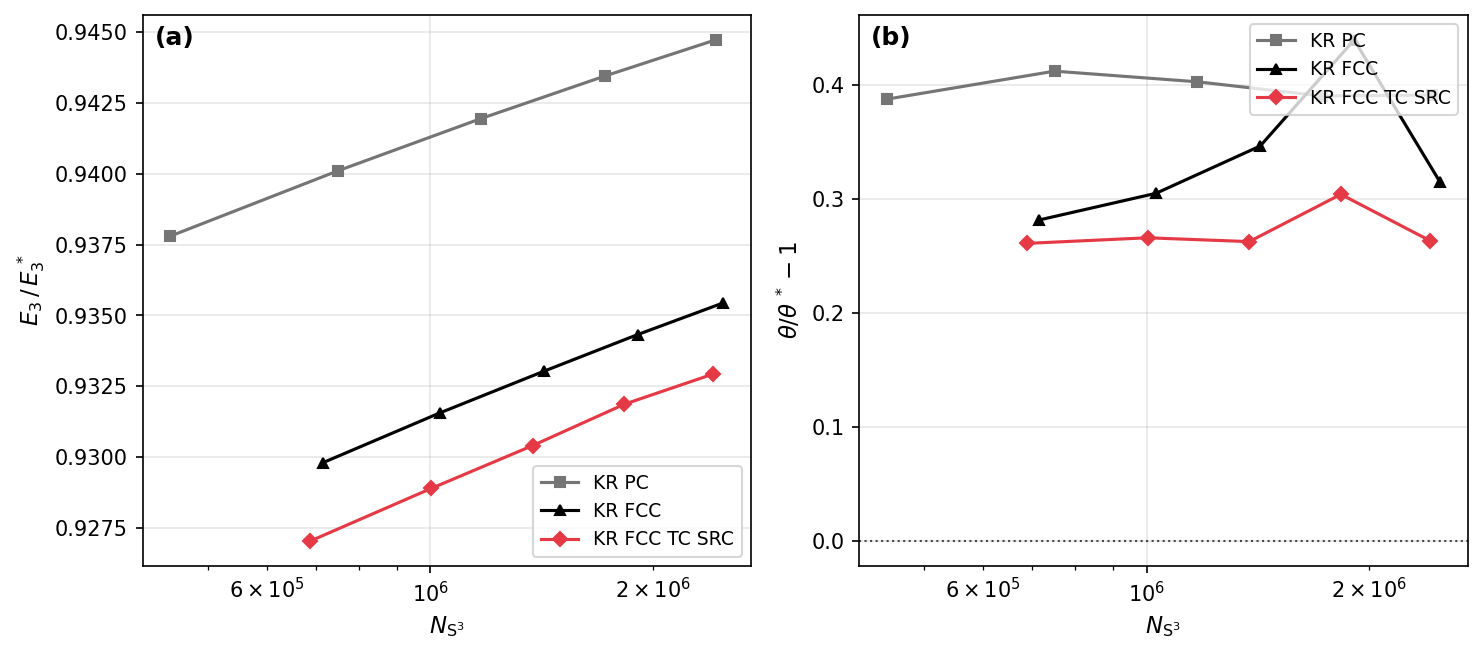

The script that saved this image:
#!/usr/bin/env python3
"""
test_O_FCC.py — Compare rejection, KR PC, KR FCC, and KR FCC TC SRC grids for Laue O.

For several grid sizes, computes:
  - E3 ratio (E3/E3*)
  - Covering radius excess (theta/theta* - 1)

Plots:
  1) N_S^3 vs E3 ratio
  2) N_S^3 vs theta/theta* - 1

Each method samples a different N_fz (and thus N_S^3 = 2*CARD*N_fz).
"""

from __future__ import annotations

import math
import sys

import numpy as np
import torch

try:
    import matplotlib

    matplotlib.rcParams["pdf.fonttype"] = 42
    matplotlib.rcParams["ps.fonttype"] = 42
    import matplotlib.pyplot as plt
except ImportError:
    sys.exit("Matplotlib required. pip install matplotlib")

from grid_FZ import cu_kr_grid, cu_rej_grid, kr_sample_laue
from covering_radius import covering_radius, covering_radius_star_deg
from riesz_energy import riesz_energies_fused, optimal_constants_S3
from thomson_relax_new import ensure_unit
from orientation_ops import cu2qu, qu_std

# New KR FCC TC SRC mapping (FCC over truncated cube)
from mappings.ho2hoFZ_O_FCC import kr_grid_O_FCC

# ═══════════════════════════════════════════════════════════════════════════
# Config
# ═══════════════════════════════════════════════════════════════════════════

LAUE_ID = 11  # Cubic High O
CARD = 24
CU_MAX = 0.5 * math.pi ** (2.0 / 3.0)
DEVICE = torch.device("cuda" if torch.cuda.is_available() else "cpu")

# Grid size ranges (sweep parameters)
SEMI_REJ_RANGE = list(range(4, 18))  # rejection semi-edge
CU_XY_RANGE = list(range(10, 20, 2))  # KR PC cu_xy (cu_z = cu_xy for O)
H_FCC_RANGE = list(range(15, 25, 2))  # KR FCC and KR FCC TC SRC h


def rhat_star(name: str, cu_xy: int) -> float:
    if name in ("O", "T", "I"):
        return 1.0
    lx = math.log(max(cu_xy, 1))
    return 0.664528 - 0.185023 * lx + 0.026121 * lx * lx


def _kr_grid_n(cu_xy: int, cu_z: int) -> int:
    return (2 * cu_xy + 1) ** 2 * (2 * cu_z + 1)


def _fcc_grid_n(h: int) -> int:
    return ((2 * h + 1) ** 3 + 1) // 2


@torch.no_grad()
def _cubochoric_fcc_grid(h: int, device: torch.device) -> torch.Tensor:
    """FCC lattice in cubochoric cube."""
    u = torch.linspace(-CU_MAX, CU_MAX, 2 * h + 2, device=device, dtype=torch.float64)
    u = u[:-1]
    u = u + 0.5 * (u[1] - u[0])
    x, y, z = torch.meshgrid(u, u, u, indexing="ij")
    idx = torch.arange(-h, h + 1, device=device)
    i, j, k = torch.meshgrid(idx, idx, idx, indexing="ij")
    mask = ((i + j + k) % 2) == 0
    return torch.stack([x[mask], y[mask], z[mask]], dim=-1)


@torch.no_grad()
def _kr_fcc_grid(h: int, laue_id: int, dev: torch.device) -> torch.Tensor:
    cu = _cubochoric_fcc_grid(h, dev)
    qu = ensure_unit(qu_std(cu2qu(cu)))
    q_fz = kr_sample_laue(qu, laue_id)
    return ensure_unit(qu_std(q_fz))


def n_s3_from_n_fz(n_fz: int) -> int:
    return 2 * CARD * n_fz


def compute_metrics(q: torch.Tensor, laue_id: int, n_fz: int) -> dict:
    """Compute E3 ratio and covering radius excess."""
    n_eff = n_s3_from_n_fz(n_fz)
    E1, E2, E3 = riesz_energies_fused(q, laue_id)
    _, _, E3o = optimal_constants_S3(n_eff)
    e3_ratio = E3 / E3o if E3o else float("nan")

    elc = min(20, max(5, n_fz // 500))
    theta_rad = covering_radius(
        q,
        laue_id,
        edge_length_check=elc,
        grid_eps_factor=2.0,
        qhull_options="QJ",
    )
    theta_deg = float(theta_rad) * 180.0 / math.pi
    theta_star_deg = covering_radius_star_deg(n_eff)
    cr_excess = (
        (theta_deg / theta_star_deg - 1.0) if theta_star_deg > 0 else float("nan")
    )

    return {
        "n_fz": n_fz,
        "n_s3": n_eff,
        "e3_ratio": e3_ratio,
        "theta_deg": theta_deg,
        "theta_star_deg": theta_star_deg,
        "cr_excess": cr_excess,
    }


def collect_rejection(dev: torch.device) -> list[dict]:
    results = []
    for semi in SEMI_REJ_RANGE:
        q = cu_rej_grid(semi, LAUE_ID, dev)
        n_fz = int(q.shape[0])
        if n_fz < 50:
            continue
        m = compute_metrics(q, LAUE_ID, n_fz)
        m["param"] = semi
        results.append(m)
    return results


def collect_kr_pc(dev: torch.device) -> list[dict]:
    results = []
    for cu_xy in CU_XY_RANGE:
        cu_z = max(1, round(rhat_star("O", cu_xy) * cu_xy))
        q = cu_kr_grid(cu_xy, LAUE_ID, dev, z_semi_edge_length=cu_z)
        n_fz = int(q.shape[0])
        if n_fz < 50:
            continue
        m = compute_metrics(q, LAUE_ID, n_fz)
        m["param"] = (cu_xy, cu_z)
        results.append(m)
    return results


def collect_kr_fcc(dev: torch.device) -> list[dict]:
    results = []
    for h in H_FCC_RANGE:
        q = _kr_fcc_grid(h, LAUE_ID, dev)
        n_fz = int(q.shape[0])
        if n_fz < 50:
            continue
        m = compute_metrics(q, LAUE_ID, n_fz)
        m["param"] = h
        results.append(m)
    return results


def collect_kr_fcc_tc_src(dev: torch.device) -> list[dict]:
    """KR FCC TC SRC: FCC grid over truncated cube as src domain."""
    results = []
    for h in H_FCC_RANGE:
        q = kr_grid_O_FCC(h=h, device=dev, return_type="qu", check_fz=False)
        n_fz = int(q.shape[0])
        if n_fz < 50:
            continue
        m = compute_metrics(q, LAUE_ID, n_fz)
        m["param"] = h
        results.append(m)
    return results


def main():
    print("test_O_FCC: Comparing rejection, KR PC, KR FCC, KR FCC TC SRC")
    print(f"Device: {DEVICE}\n")

    data = {
        "rejection": collect_rejection(DEVICE),
        "KR PC": collect_kr_pc(DEVICE),
        "KR FCC": collect_kr_fcc(DEVICE),
        "KR FCC TC SRC": collect_kr_fcc_tc_src(DEVICE),
    }

    for name, lst in data.items():
        print(f"  {name}: {len(lst)} grid sizes")

    # Build plot data
    palette = {
        "rejection": "#BBBBBB",
        "KR PC": "#757575",
        "KR FCC": "#000000",
        "KR FCC TC SRC": "#E63946",
    }
    markers = {
        "rejection": "o",
        "KR PC": "s",
        "KR FCC": "^",
        "KR FCC TC SRC": "D",
    }

    fig, axes = plt.subplots(1, 2, figsize=(10, 4.5))

    # Subplot 1: N_S^3 vs E3 ratio
    ax1 = axes[0]
    for name, lst in data.items():
        if name == "rejection":
            continue
        if not lst:
            continue
        ns3 = np.array([m["n_s3"] for m in lst])
        e3 = np.array([m["e3_ratio"] for m in lst])
        ok = np.isfinite(e3) & (e3 > 0)
        if not ok.any():
            continue
        ax1.plot(
            ns3[ok],
            e3[ok],
            color=palette[name],
            marker=markers[name],
            markersize=5,
            linestyle="-",
            label=name,
            lw=1.5,
        )
    ax1.set_xlabel(r"$N_{\mathrm{S}^3}$", fontsize=11)
    ax1.set_ylabel(r"$E_3\,/\,E_3^{\,*}$", fontsize=11)
    ax1.set_xscale("log")
    ax1.legend(loc="lower right", fontsize=9)
    ax1.grid(True, alpha=0.3)
    ax1.text(
        0.02,
        0.98,
        "(a)",
        transform=ax1.transAxes,
        fontsize=12,
        fontweight="bold",
        va="top",
    )

    # Subplot 2: N_S^3 vs theta/theta* - 1
    ax2 = axes[1]
    for name, lst in data.items():
        if name == "rejection":
            continue
        if not lst:
            continue
        ns3 = np.array([m["n_s3"] for m in lst])
        cr_ex = np.array([m["cr_excess"] for m in lst])
        ok = np.isfinite(cr_ex)
        if not ok.any():
            continue
        ax2.plot(
            ns3[ok],
            cr_ex[ok],
            color=palette[name],
            marker=markers[name],
            markersize=5,
            linestyle="-",
            label=name,
            lw=1.5,
        )
    ax2.axhline(0.0, color="k", linestyle=":", lw=1, alpha=0.7)
    ax2.set_xlabel(r"$N_{\mathrm{S}^3}$", fontsize=11)
    ax2.set_ylabel(r"$\theta/\theta^{\,*}-1$", fontsize=11)
    ax2.set_xscale("log")
    ax2.legend(loc="upper right", fontsize=9)
    ax2.grid(True, alpha=0.3)
    ax2.text(
        0.02,
        0.98,
        "(b)",
        transform=ax2.transAxes,
        fontsize=12,
        fontweight="bold",
        va="top",
    )

    plt.tight_layout()
    plt.savefig("test_O_FCC.png", dpi=150, bbox_inches="tight", facecolor="white")
    plt.savefig("test_O_FCC.pdf", bbox_inches="tight", facecolor="white")
    print("\nSaved test_O_FCC.png and test_O_FCC.pdf")
    plt.show()


if __name__ == "__main__":
    main()
